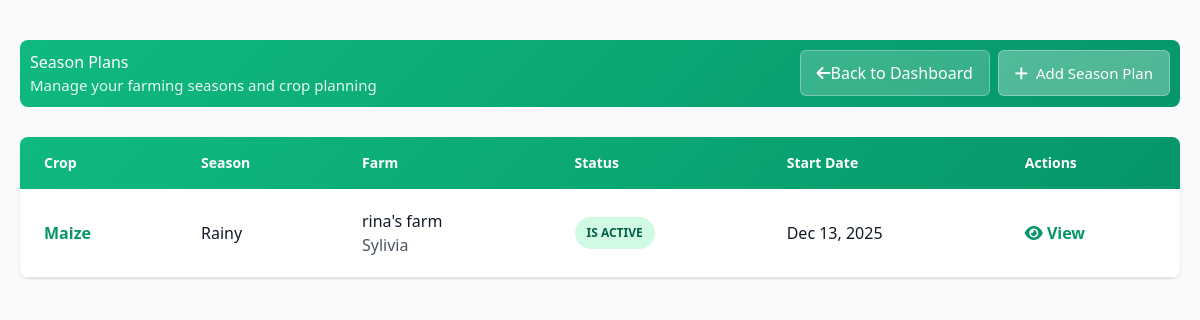
Screenshot of /seasonplans/ with the database file from the repository.
### farmcore/models.py (models this page shows, shortened)
class SeasonPlan(models.Model):
    SEASON_CHOICES = [
        ('rainy', 'Rainy'),
        ('sunny', 'Sunny'),
    ]
    STATUS_CHOICES = [
        ('is_active', 'Is Active'),
        ('completed', 'Completed'),
        ('planned', 'Planned'),
    ]
    farm = models.ForeignKey(Farm, on_delete=models.CASCADE)
    crop_name = models.CharField(max_length=100)
    season_name = models.CharField(max_length=100, choices=SEASON_CHOICES)
    status = models.CharField( max_length=20, choices=STATUS_CHOICES, default='planned' )
    start_date = models.DateField( null=True, blank=True )

class Farm(models.Model):
    farmer = models.ForeignKey( Farmer, on_delete=models.CASCADE, related_name='farms')
    name = models.CharField( max_length=255, blank=False, null=False)
    size_in_acres = models.FloatField(max_length=100, blank=False, null=False)
    location = models.CharField( max_length=255,
        blank=False, null=False )

class Farmer(models.Model):
    name = models.CharField(max_length=255,blank=False, null=False, default="")
    phone = models.CharField(max_length=15, unique=True, blank=False, null=False)

### farmcore/views.py (the view)
# urls.py: path("seasonplans/", views.seasonplan_list, name="seasonplan_list"),
def seasonplan_list(request):
    plans = SeasonPlan.objects.all()
    return render(request, "seasonplan_list.html", {"plans": plans})

### farmcore/templates/seasonplan_list.html (shortened to what this page needs)
{% load static %}
<!DOCTYPE html>
<html lang="en">
<head>
    <link rel="stylesheet" href="https://cdnjs.cloudflare.com/ajax/libs/font-awesome/6.0.0/css/all.min.css">
    <script src="https://cdn.tailwindcss.com"></script>
</head>
<body class="bg-gray-50">
    <div class="season-container ">
        <div class="page-header">
            <div class="page-header-content">
                <h1>Season Plans</h1>
                <p>Manage your farming seasons and crop planning</p>
            </div>
            <div class="action-buttons">
                <a href="{% url 'dashboard' %}" class="back-button">
                    <i class="fas fa-arrow-left"></i> Back to Dashboard
                </a>
                <a href="{% url 'seasonplan_create' %}" class="btn-action primary">
                    <i class="fas fa-plus"></i> Add Season Plan
                </a>
            </div>
        </div>
        {% if plans %}
        <div class="bg-white rounded-lg shadow overflow-hidden">
            <table class="min-w-full">
                <thead style="background: linear-gradient(135deg, #10b981 0%, #059669 100%); color: white;">
                    <tr>
                        <th class="px-6 py-4 text-left font-bold text-sm">Crop</th>
                        <th class="px-6 py-4 text-left font-bold text-sm">Season</th>
                        <th class="px-6 py-4 text-left font-bold text-sm">Farm</th>
                        <th class="px-6 py-4 text-left font-bold text-sm">Status</th>
                        <th class="px-6 py-4 text-left font-bold text-sm">Start Date</th>
                        <th class="px-6 py-4 text-left font-bold text-sm">Actions</th>
                    </tr>
                </thead>
                <tbody>
                    {% for plan in plans %}
                    <tr style="border-bottom: 1px solid #e8e8e8; transition: all 0.2s;" onmouseover="this.style.backgroundColor='#f0fdf4'; this.style.boxShadow='0 2px 8px rgba(16, 185, 129, 0.1)';" onmouseout="this.style.backgroundColor='white'; this.style.boxShadow='none';">
                        <td class="px-6 py-5 whitespace-nowrap">
                            <a href="{% url 'seasonplan_detail' plan.id %}" class="text-base font-semibold text-emerald-600 hover:text-emerald-900">
                                {{ plan.crop_name }}
                            </a>
                        </td>
                        <td class="px-6 py-5 whitespace-nowrap">
                            <div class="text-base font-medium text-gray-900">{{ plan.get_season_name_display }}</div>
                        </td>
                        <td class="px-6 py-5 whitespace-nowrap">
                            <div class="text-base font-medium text-gray-900">{{ plan.farm.name }}</div>
                            <div class="text-base text-gray-600">{{ plan.farm.farmer.name }}</div>
                        </td>
                        <td class="px-6 py-5 whitespace-nowrap">
                            {% if plan.status == 'is_active' %}
                                <span class="px-3 py-2 inline-flex text-xs font-bold rounded-full bg-emerald-100 text-emerald-800">
                                    IS ACTIVE
                                </span>
                            {% elif plan.status == 'completed' %}
                                <span class="px-3 py-2 inline-flex text-xs font-bold rounded-full bg-gray-100 text-gray-800">
                                    COMPLETED
                                </span>
                            {% elif plan.status == 'planned' %}
                                <span class="px-3 py-2 inline-flex text-xs font-bold rounded-full bg-cyan-100 text-cyan-800">
                                    PLANNED
                                </span>
                            {% endif %}
                        </td>
                        <td class="px-6 py-5 whitespace-nowrap">
                            <div class="text-base font-medium text-gray-900">
                                {% if plan.start_date %}
                                    {{ plan.start_date|date:"M d, Y" }}
                                {% else %}
                                    <span class="text-gray-400">Not set</span>
                                {% endif %}
                            </div>
                        </td>
                        <td class="px-6 py-5 whitespace-nowrap text-base font-medium">
                            <a href="{% url 'seasonplan_detail' plan.id %}" class="text-emerald-600 hover:text-emerald-900 font-semibold" title="View Details">
                                <i class="fas fa-eye"></i> View
                            </a>
                        </td>
                    </tr>
                    {% endfor %}
                </tbody>
            </table>
        </div>
        {% endif %}
    </div>
</body>
</html>

### farmcore/templates/seasonplan_list.html (style rules this page uses)
.season-container { padding: 40px 20px; max-width: 1200px; margin: 0 auto; }
.page-header { display: flex; justify-content: space-between; align-items: center; margin-bottom: 30px; padding: 10px; background: linear-gradient(135deg, #10b981 0%, #059669 100%); border-radius: 8px; color: white; }
.page-header-content p { margin: 0; opacity: 0.9; font-size: 15px; }
.back-button { display: inline-flex; align-items: center; background: rgba(255, 255, 255, 0.2); color: white; padding: 10px 16px; border-radius: 6px; text-decoration: none; font-weight: 500; transition: all 0.3s; border: 1px solid rgba(255, 255, 255, 0.3); }
.action-buttons { display: flex; gap: 8px; }
.btn-action { background: rgba(255, 255, 255, 0.2); color: white; padding: 10px 16px; border-radius: 6px; text-decoration: none; font-size: 15px; transition: 0.3s; border: 1px solid rgba(255, 255, 255, 0.3); display: inline-flex; align-items: center; gap: 8px; font-weight: 500; }
.btn-action.primary { background: rgba(255, 255, 255, 0.3); }

### rows the page displays
SeasonPlan: crop_name "Maize", season_name "Rainy", farm.name "rina's farm", farm.farmer.name "Sylivia", status "IS ACTIVE", start_date "Dec 13, 2025"
